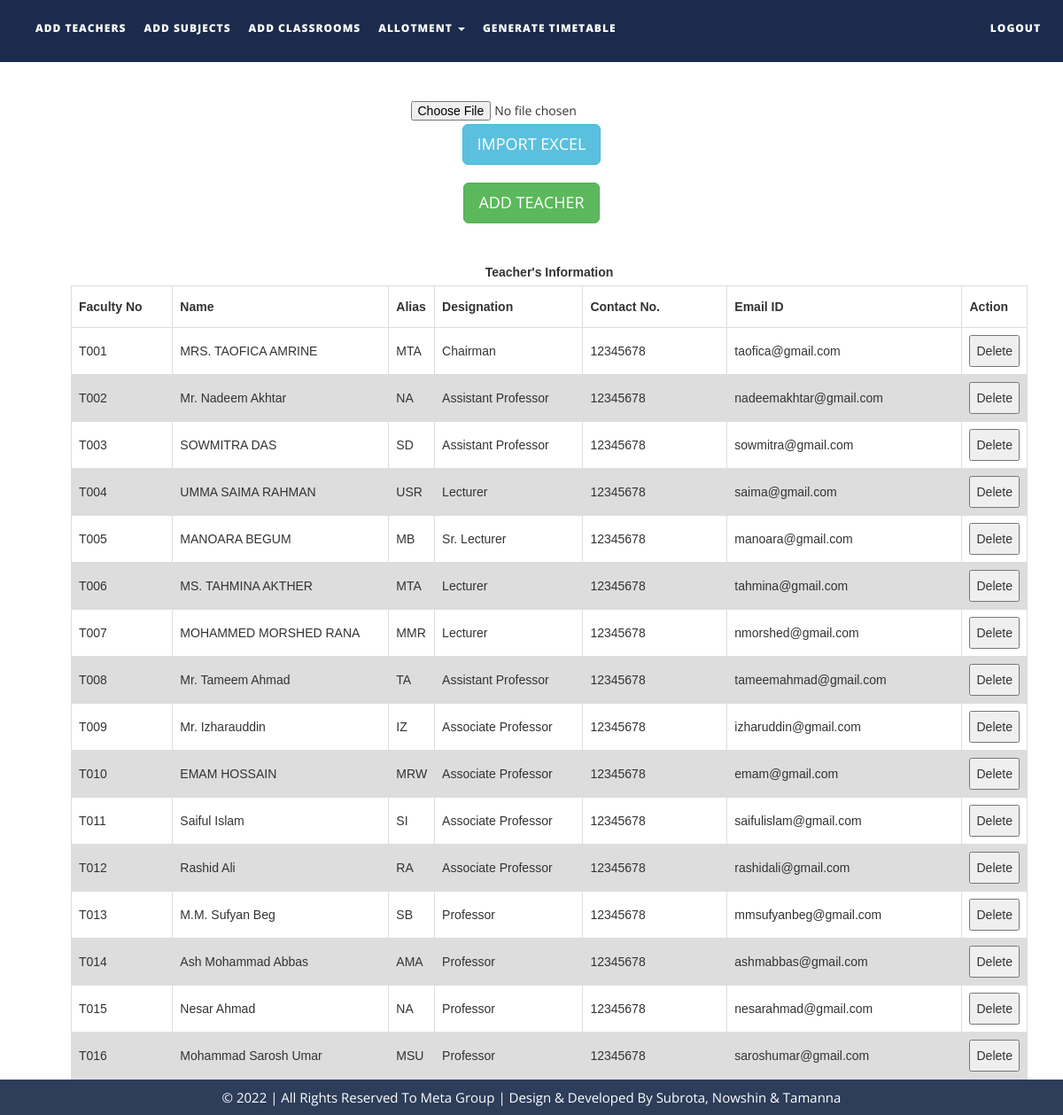
The app's page /files/addteachers.php with its own data.
### tables this page shows
CREATE TABLE `teachers` (
  `faculty_number` varchar(10) NOT NULL,
  `name` text NOT NULL,
  `alias` varchar(10) NOT NULL,
  `designation` varchar(30) NOT NULL,
  `contact_number` varchar(15) NOT NULL,
  `emailid` varchar(50) NOT NULL
);

### files/addteachers.php (the view, shortened to what this page needs)
<!DOCTYPE html>
<html xmlns="http://www.w3.org/1999/xhtml">
<head>
    <link href="assets/css/bootstrap.css" rel="stylesheet"/>
    <link href="assets/css/font-awesome.min.css" rel="stylesheet"/>
    <link href="assets/css/flexslider.css" rel="stylesheet"/>
    <link href="assets/css/style.css" rel="stylesheet"/>
</head>
<body>
<div class="navbar navbar-inverse navbar-fixed-top " id="menu">
    <div class="container">
        <div class="navbar-collapse collapse move-me">
            <ul class="nav navbar-nav navbar-left">
                <li><a href="addteachers.php">ADD TEACHERS</a></li>
                <li><a href="addsubjects.php">ADD SUBJECTS</a></li>
                <li><a href="addclassrooms.php">ADD CLASSROOMS</a></li>
                <li class="dropdown"><a class="dropdown-toggle" data-toggle="dropdown" aria-expanded="false">ALLOTMENT
                        <span class="caret"></span></a>
                </li>
                <li><a href="generatetimetable.php">GENERATE TIMETABLE</a></li>
            </ul>
            <ul class="nav navbar-nav navbar-right">
                <li><a href="index.php">LOGOUT</a></li>
            </ul>
        </div>
    </div>
</div>
<br>
<div align="center" style="margin-top:80px">
    <form name="import" method="post" enctype="multipart/form-data">
        <input type="file" name="file"/>
        <input type="submit" name="teacherexcel" id="teacherexcel" class="btn btn-info btn-lg" value="IMPORT EXCEL"/>
    </form>
</div>
<div align="center" style="margin-top:20px">
    <button id="teachermanual" class="btn btn-success btn-lg">ADD TEACHER</button>
</div>
<div>
    <br>
    <table id=teacherstable style="margin-left: 80px">
        <caption><strong>Teacher's Information </strong></caption>
        <tr>
            <th width="130">Faculty No</th>
            <th width=290>Name</th>
            <th width=50>Alias</th>
            <th width="190">Designation</th>
            <th width="190">Contact No.</th>
            <th width="290">Email ID</th>
            <th width="40">Action</th>
        </tr>
        <tbody>
        <?php
        $q = mysqli_query(mysqli_connect("localhost", "root", "", "ttms"),
            "SELECT * FROM teachers ORDER BY faculty_number ASC");
        while ($row = mysqli_fetch_assoc($q)) {
            echo "<tr><td>{$row['faculty_number']}</td>
                    <td>{$row['name']}</td>
                    <td>{$row['alias']}</td>
                    <td>{$row['designation']}</td>
                    <td>{$row['contact_number']}</td>
                    <td>{$row['emailid']}</td>
                   <td>
                    <button>Delete</button></td>
                    </tr>\n";
        }
        ?>
        </tbody>
    </table>
</div>
<div id="footer">
    &copy 2022 | All Rights Reserved To Meta Group |  <a href="https://github.com/subrotadey" style="color: #fff" target="_blank">Design & Developed By Subrota, Nowshin & Tamanna
</div>
</body>
</html>

### files/assets/css/style.css (style rules this page uses)
#menu { background-color: rgba(28, 43, 75, 1); color: #fff; font-size: 12px; font-weight: 900; letter-spacing: 1px; min-height: 70px; }
.navbar-inverse { border-color: transparent; }
.navbar-inverse .navbar-nav > li > a, .navbar-inverse .navbar-nav > li > a:hover { color: #FFF; padding: 22px 10px; }
#footer { padding: 5px 20px; background-color: #2d3d5a; text-align: center; color: #fff; font-size: 15px; }

### files/addteachers.php (style rules this page uses)
table { margin-top: 10px; font-family: arial, sans-serif; border-collapse: collapse; margin-left: 30px; width: 90%; }
td, th { border: 1px solid #dddddd; text-align: left; padding: 8px; }
tr:nth-child(even) { background-color: #dddddd; }

### records on screen
teachers: faculty_number "T001", name "MRS. TAOFICA AMRINE", alias "MTA", designation "Chairman", contact_number "12345678", emailid "taofica@gmail.com"
teachers: faculty_number "T002", name "Mr. Nadeem Akhtar", alias "NA", designation "Assistant Professor", contact_number "12345678", emailid "nadeemakhtar@gmail.com"
teachers: faculty_number "T003", name "SOWMITRA DAS", alias "SD", designation "Assistant Professor", contact_number "12345678", emailid "sowmitra@gmail.com"
teachers: faculty_number "T004", name "UMMA SAIMA RAHMAN", alias "USR", designation "Lecturer", contact_number "12345678", emailid "saima@gmail.com"
teachers: faculty_number "T005", name "MANOARA BEGUM", alias "MB", designation "Sr. Lecturer", contact_number "12345678", emailid "manoara@gmail.com"
teachers: faculty_number "T006", name "MS. TAHMINA AKTHER", alias "MTA", designation "Lecturer", contact_number "12345678", emailid "tahmina@gmail.com"
teachers: faculty_number "T007", name "MOHAMMED MORSHED RANA", alias "MMR", designation "Lecturer", contact_number "12345678", emailid "nmorshed@gmail.com"
teachers: faculty_number "T008", name "Mr. Tameem Ahmad", alias "TA", designation "Assistant Professor", contact_number "12345678", emailid "tameemahmad@gmail.com"
teachers: faculty_number "T009", name "Mr. Izharauddin", alias "IZ", designation "Associate Professor", contact_number "12345678", emailid "izharuddin@gmail.com"
teachers: faculty_number "T010", name "EMAM HOSSAIN", alias "MRW", designation "Associate Professor", contact_number "12345678", emailid "emam@gmail.com"
teachers: faculty_number "T011", name "Saiful Islam", alias "SI", designation "Associate Professor", contact_number "12345678", emailid "saifulislam@gmail.com"
teachers: faculty_number "T012", name "Rashid Ali", alias "RA", designation "Associate Professor", contact_number "12345678", emailid "rashidali@gmail.com"
teachers: faculty_number "T013", name "M.M. Sufyan Beg", alias "SB", designation "Professor", contact_number "12345678", emailid "mmsufyanbeg@gmail.com"
teachers: faculty_number "T014", name "Ash Mohammad Abbas", alias "AMA", designation "Professor", contact_number "12345678", emailid "ashmabbas@gmail.com"
teachers: faculty_number "T015", name "Nesar Ahmad", alias "NA", designation "Professor", contact_number "12345678", emailid "nesarahmad@gmail.com"
teachers: faculty_number "T016", name "Mohammad Sarosh Umar", alias "MSU", designation "Professor", contact_number "12345678", emailid "saroshumar@gmail.com"
